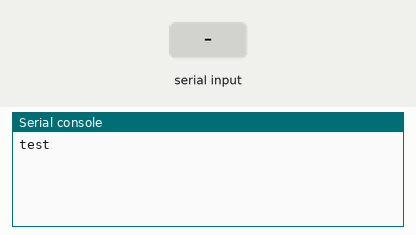
The program below on a simulated MicroPython board. Shown: the last lines printed to the serial console. The test bench sets the inputs (shaded band). The clock reads 2024-03-15 10:24:30 at power-on unless the program sets it.

Above: at 1.2 s.
1.3 s: "1" typed at the serial console, then Enter
At 3.8 s:
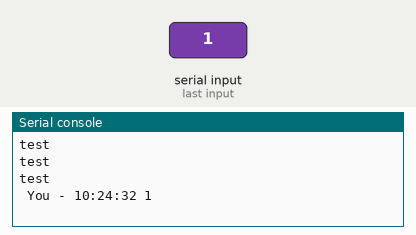
4.3 s: "1\n" received over the second serial link
At 4.6 s:
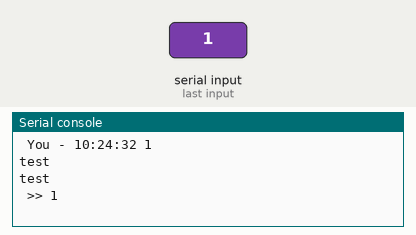

The program:

uart_v4_debug.py
```python
# for shell input: https://forums.raspberrypi.com/viewtopic.php?t=347661
# shell input ): it's 5:05 am why am i like this: https://forum.micropython.org/viewtopic.php?t=7325

import uasyncio as asyncio
from machine import Pin, UART
import time, sys, uselect

uart = UART(1, 115200, timeout = 1000) # set up on UART1 - see pinout - at 9,600 bits per sec
# note that UART0 is often the line connecting your computer and your chip

async def read():
    while True:
#         try:
#             print("read attempt!")
        s = uart.readline()
        print("test")
        if s:
            s = s.decode()
            print(f" >> {s}")
#         except:
#             print("nothing to read")
        await asyncio.sleep_ms(10)

async def sendshell():
    shell = None
    prev = None
    initial = True
    msg_to_send = ""
    spoll=uselect.poll()
    spoll.register(sys.stdin,uselect.POLLIN)
    while True:
        time_info = time.localtime()
#         try:
#         print("before stdin")
#         for i in range(3):
#             print(f"before i:{i}")
#             shell = sys.stdin.read(1)
#             print(f"after i:{i}")
#             await asyncio.sleep_ms(1)
#         asyncio.wait_for_ms(sys.stdin.read(1), 1)
        if spoll.poll(0):
            shell = (sys.stdin.read(1))
#         print("after stdin")
        if initial and shell and shell != '\n':
            for i in range(3, 6):
                if time_info[i] < 10:
                    msg_to_send += str(0)
                msg_to_send += str(time_info[i])
                if i == 5:
                    msg_to_send += ' '
                else:
                    msg_to_send += ':'
            msg_to_send += shell
            prev = shell
            initial = False
        elif shell and shell != '\n':
            msg_to_send += shell
        if shell == '\n' and prev is not None and initial is False:
            initial = True
            print(f" You - {msg_to_send}")
            uart.write(msg_to_send)
            msg_to_send = ""
#         except:
#             print("error in shell")
        await asyncio.sleep_ms(10)

async def main(duration):
    loop = asyncio.new_event_loop()
    loop.create_task(read())
    loop.create_task(sendshell())
    await asyncio.sleep(duration)
#     loop.run_forever()

def code():
    try:
        asyncio.run(main(99)) # runs everything for __ amount of time
    except KeyboardInterrupt:
        print('Interrupted')
    finally:
        asyncio.new_event_loop()
        print('you are done, clear state')

code()
```

Measured:
- after the input at 1.3 s, the serial console: prints a new line after 1.7 s (image 1)
- after the input at 4.3 s, the serial console: prints a new line at once (image 2)
